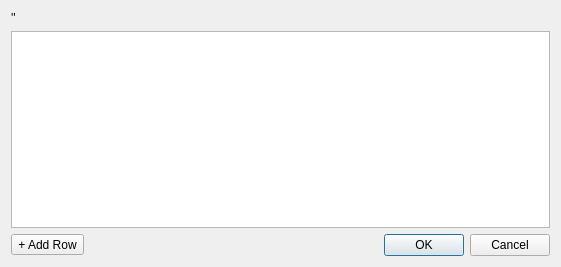
<?xml version="1.0" encoding="UTF-8"?>
<ui version="4.0">
 <class>key_popup</class>
 <widget class="QDialog" name="key_popup">
  <property name="geometry">
   <rect>
    <x>0</x>
    <y>0</y>
    <width>561</width>
    <height>267</height>
   </rect>
  </property>
  <property name="windowTitle">
   <string>Dialog</string>
  </property>
  <layout class="QGridLayout" name="gridLayout">
   <item row="1" column="0" colspan="2">
    <widget class="KeyTableWidget" name="tableWidget">
     <attribute name="verticalHeaderVisible">
      <bool>false</bool>
     </attribute>
     <row>
      <property name="text">
       <string>New Row</string>
      </property>
     </row>
    </widget>
   </item>
   <item row="3" column="1">
    <widget class="QDialogButtonBox" name="buttonBox_ok">
     <property name="orientation">
      <enum>Qt::Horizontal</enum>
     </property>
     <property name="standardButtons">
      <set>QDialogButtonBox::Cancel|QDialogButtonBox::Ok</set>
     </property>
    </widget>
   </item>
   <item row="3" column="0">
    <widget class="QToolButton" name="toolButton_add_row">
     <property name="text">
      <string>+ Add Row</string>
     </property>
    </widget>
   </item>
   <item row="0" column="0" colspan="2">
    <widget class="QLabel" name="label_debug">
     <property name="sizePolicy">
      <sizepolicy hsizetype="MinimumExpanding" vsizetype="Preferred">
       <horstretch>0</horstretch>
       <verstretch>0</verstretch>
      </sizepolicy>
     </property>
     <property name="text">
      <string>''</string>
     </property>
     <property name="wordWrap">
      <bool>true</bool>
     </property>
     <property name="textInteractionFlags">
      <set>Qt::LinksAccessibleByMouse|Qt::TextSelectableByKeyboard|Qt::TextSelectableByMouse</set>
     </property>
    </widget>
   </item>
  </layout>
 </widget>
 <customwidgets>
  <customwidget>
   <class>KeyTableWidget</class>
   <extends>QTableWidget</extends>
   <header location="global">SK_widgets</header>
  </customwidget>
 </customwidgets>
 <resources/>
 <connections>
  <connection>
   <sender>buttonBox_ok</sender>
   <signal>accepted()</signal>
   <receiver>key_popup</receiver>
   <slot>accept()</slot>
   <hints>
    <hint type="sourcelabel">
     <x>248</x>
     <y>254</y>
    </hint>
    <hint type="destinationlabel">
     <x>157</x>
     <y>274</y>
    </hint>
   </hints>
  </connection>
  <connection>
   <sender>buttonBox_ok</sender>
   <signal>rejected()</signal>
   <receiver>key_popup</receiver>
   <slot>reject()</slot>
   <hints>
    <hint type="sourcelabel">
     <x>316</x>
     <y>260</y>
    </hint>
    <hint type="destinationlabel">
     <x>286</x>
     <y>274</y>
    </hint>
   </hints>
  </connection>
 </connections>
</ui>
